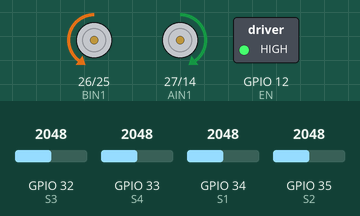
Recording of a sketch running on a simulated ESP32. Parts: motor-driver pin pairs drawn as motors (green arrow = first pin HIGH = forward, orange = second pin HIGH = backward, longer = more drive), switched loads named in the sketch (green lamp = pin HIGH). Inputs (shaded band) come from the test bench; at power-on: GPIO 32 (S3) = 2048, GPIO 34 (S1) = 2048, GPIO 33 (S4) = 2048, GPIO 35 (S2) = 2048 (analog values on the 0–4095 scale). What the sketch prints to the serial monitor is not drawn.

Above: at 3.2 s.
3.3 s: GPIO 32 (S3) set to 2089
At 3.7 s:
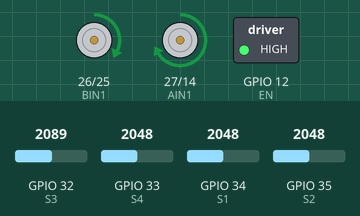
4.8 s: GPIO 34 (S1) set to 2866
At 7.5 s:
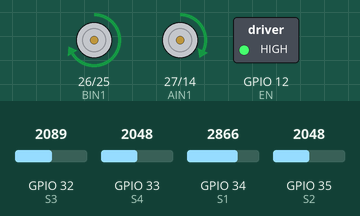
7.8 s: GPIO 32 (S3) set to 1228
At 8.6 s:
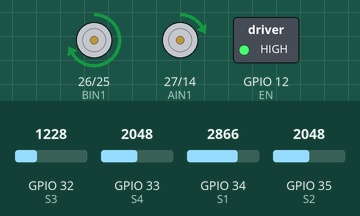
9.3 s: GPIO 33 (S4) set to 2866
At 9.7 s:
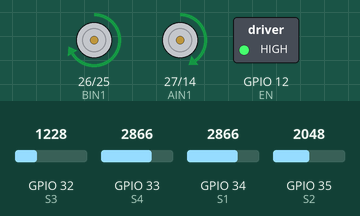
10.8 s: GPIO 34 (S1) set to 1228
At 12.0 s:
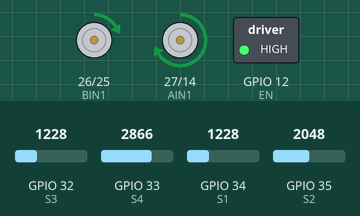
12.9 s: GPIO 35 (S2) set to 2866
At 13.8 s:
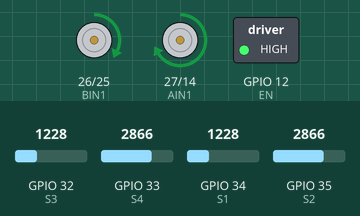
Timing chart, 0 to 15.4 s (numbered marks = the images above; inputs shaded):
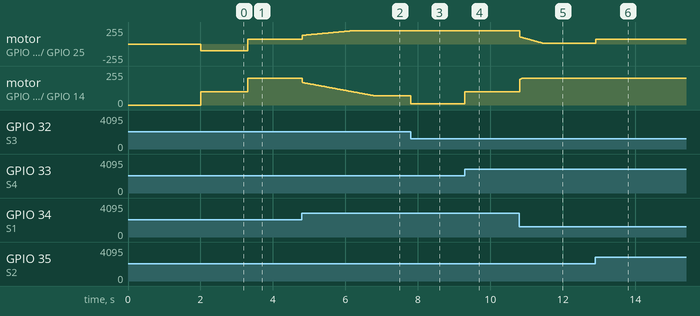

Measured:
- the behaviour switches between 2055 and 2056 on GPIO 32 (S3) (found by bisection; images 0 and 1)
- after the input at 3.3 s, motor on GPIO 26 (BIN1) / GPIO 25 (BIN2): backward 100/255 → forward 70/255 at once; motor on GPIO 27 (AIN1) / GPIO 14 (AIN2): forward 100/255 → forward 200/255 at once
- after the input at 4.8 s, motor on GPIO 26 (BIN1) / GPIO 25 (BIN2): moves from forward 70/255 to forward 200/255 over 1.4 s, starting at once; motor on GPIO 27 (AIN1) / GPIO 14 (AIN2): moves from forward 200/255 to forward 70/255 over 2.0 s, starting at once
- after the input at 7.8 s, motor on GPIO 27 (AIN1) / GPIO 14 (AIN2): forward 70/255 → forward 10/255 at once
- after the input at 9.3 s, motor on GPIO 27 (AIN1) / GPIO 14 (AIN2): forward 10/255 → forward 100/255 at once
- after the input at 10.8 s, motor on GPIO 26 (BIN1) / GPIO 25 (BIN2): moves from forward 200/255 to forward 10/255 over 0.65 s, starting at once; motor on GPIO 27 (AIN1) / GPIO 14 (AIN2): forward 100/255 → forward 200/255 at once
- after the input at 12.9 s, motor on GPIO 26 (BIN1) / GPIO 25 (BIN2): forward 10/255 → forward 70/255 at once

The sketch:

pid_car_track_line.ino
```cpp
#include <Arduino.h>
#include <WiFi.h>
#include "Communication_order.h"

LanCommand net;

// ---------------- WiFi ----------------
const char* ssid     = "MinMin2017";
const char* password = "minmin2017i";
const bool wifi_enable = false;

// ================== DRV8833 PIN MAP ==================
static const int AIN1 = 27;
static const int AIN2 = 14;
static const int EN   = 12;   // HIGH always
static const int BIN1 = 26;
static const int BIN2 = 25;

// ================== IR SENSOR PINS (4 inputs) ==================
static const int S1 = 34; // leftmost
static const int S2 = 35;
static const int S3 = 32;
static const int S4 = 33; // rightmost

// ================== PID GAINS ==================
float Kp = 30.0f;
float Ki = 50.0f;
float Kd = 0.0f;

// ================== SPEED SETTINGS ==================
int baseSpeed = 150;     // 0..255
int maxSpeed  = 200;     // clamp 0..255

// ================== SENSOR AUTO-CAL ==================
int sMin[4] = {4095,4095,4095,4095};
int sMax[4] = {0,0,0,0};

// ================== PID STATE ==================
float integral  = 0.0f;
float prevError = 0.0f;
unsigned long prevMs = 0;

// ================== STATE MACHINE ==================
enum RunState { FOLLOW, UTURN, STRAIGHT_BEFORE_RTURN, RTURN };
RunState runState = FOLLOW;

unsigned long actionStartMs = 0;

const int TURN_PWM = 100;

// “เจอแยก (4 ตัวสูง) -> ตรงไปต่ออีกกี่ ms -> ค่อยเลี้ยวขวา”
const unsigned long STRAIGHT_MS = 250;  // ปรับเป็น 400, 600, 800 ได้

// กันสัญญาณแกว่ง (เข้าโหมดพิเศษ)
int confirmLow = 0, confirmHigh = 0;
const int CONFIRM_N = 2;

// หยุดเลี้ยวด้วย “2 เส้นกลาง” (n2,n3) ตามสนามคุณ
bool turnArmed = false;         // ต้องหลุด centerHigh ก่อน ถึงจะเริ่มนับหยุด
int  confirmStop = 0;           // นับยืนยันตอน centerHigh เพื่อหยุด
const int STOP_CONFIRM_N = 2;

// ---------- utility ----------
static inline int clampi(int v, int lo, int hi){
  if(v < lo) return lo;
  if(v > hi) return hi;
  return v;
}

// ================== MOTOR CONTROL ==================
void motorA(int speed){
  speed = clampi(speed, -255, 255);
  if(speed >= 0){
    analogWrite(AIN1, speed);
    analogWrite(AIN2, 0);
  } else {
    analogWrite(AIN1, 0);
    analogWrite(AIN2, -speed);
  }
}

void motorB(int speed){
  speed = clampi(speed, -255, 255);
  if(speed >= 0){
    analogWrite(BIN1, speed);
    analogWrite(BIN2, 0);
  } else {
    analogWrite(BIN1, 0);
    analogWrite(BIN2, -speed);
  }
}

// ================== SENSOR READ + NORMALIZE 0..1000 ==================
int readNorm(int pin, int idx){
  int raw = analogRead(pin); // 0..4095

  if(raw < sMin[idx]) sMin[idx] = raw;
  if(raw > sMax[idx]) sMax[idx] = raw;

  int den = (sMax[idx] - sMin[idx]);
  if(den < 10) den = 10;

  int norm = (raw - sMin[idx]) * 1000 / den;
  norm = clampi(norm, 0, 1000);
  return norm;
}

// ================== LINE POSITION ERROR (weighted) ==================
float computeError(int n1, int n2, int n3, int n4){
  const float w1 = -3, w2 = -1, w3 = 1, w4 = 3;

  float sum = (float)n1 + n2 + n3 + n4;
  if(sum < 1) sum = 1;

  float pos = (w1*n1 + w2*n2 + w3*n3 + w4*n4) / sum; // approx -3..+3
  return pos;
}
void resetTurnStop(){
  turnArmed         = 0;

}
// ================== CALIBRATE ==================
void calibrate(unsigned long ms = 2000){
  unsigned long t0 = millis();
  while(millis() - t0 < ms){
    (void)readNorm(S1, 0);
    (void)readNorm(S2, 1);
    (void)readNorm(S3, 2);
    (void)readNorm(S4, 3);
    delay(5);
  }
}

static inline void sendToClient(const char* msg){
  if (wifi_enable && net.hasClient()){
    net.clientRef().println(msg);
  }
}

// ================== SETUP ==================
void setup(){
  Serial.begin(115200);

  if (wifi_enable) {
    bool ok = net.begin(ssid, password);
    if (!ok) {
      Serial.println("WiFi failed (net.begin timeout)");
      while (1) { delay(1000); }
    }
    Serial.print("WiFi connected, IP = ");
    Serial.println(WiFi.localIP());
  }

  pinMode(EN, OUTPUT);
  digitalWrite(EN, HIGH);

  pinMode(AIN1, OUTPUT);
  pinMode(AIN2, OUTPUT);
  pinMode(BIN1, OUTPUT);
  pinMode(BIN2, OUTPUT);

  pinMode(S1, INPUT);
  pinMode(S2, INPUT);
  pinMode(S3, INPUT);
  pinMode(S4, INPUT);

  analogReadResolution(12);
  analogSetAttenuation(ADC_11db);

  motorA(0);
  motorB(0);

  Serial.println("Calibrating IR... (move over line and floor)");
  calibrate(2000);
  Serial.println("Calibration done.");
  motorA(baseSpeed);
  motorB(baseSpeed);

  prevMs = millis();
}

// ================== LOOP ==================
int first_time = 0;
void loop(){
  if (wifi_enable) net.update();
  if (first_time==0){
    sendToClient("F");
    first_time = 1;
  }

  int n1 = readNorm(S1, 0);
  int n2 = readNorm(S2, 1);
  int n3 = readNorm(S3, 2);
  int n4 = readNorm(S4, 3);

  // ใช้ detect “ทางตัน/หลุดเส้น” (คงเดิม)
  bool allLow  = (n1>=0   && n1<=300) &&
                 (n2>=0   && n2<=300) &&
                 (n3>=0   && n3<=300) &&
                 (n4>=0   && n4<=300);

  // ใช้ detect “แยก/จุดสั่งเลี้ยวขวา” (คงเดิม: 4 ตัวสูง)
  bool allHigh = (n1>=800 && n1<=1000) &&
                 (n2>=800 && n2<=1000) &&
                 (n3>=800 && n3<=1000) &&
                 (n4>=800 && n4<=1000);

  // เกณฑ์ “เจอเส้นตอนกำลังเลี้ยว” ตามที่คุณต้องการ: ใช้แค่กลาง 2 ตัว
  bool centerHigh = (n2 >= 800 || n3 >= 800);

  unsigned long now = millis();

  // ================== NON-BLOCKING STATE MACHINE ==================
  switch(runState){

    case FOLLOW: {
      Serial.println("Foolw");
      confirmLow  = allLow  ? (confirmLow  + 1) : 0;
      confirmHigh = allHigh ? (confirmHigh + 1) : 0;

      // เจอ allHigh ต่อเนื่อง -> ตรงไปก่อน STRAIGHT_MS แล้วค่อย RTURN
      if(confirmHigh >= 1){
        resetTurnStop();
        runState = STRAIGHT_BEFORE_RTURN;
        confirmLow = confirmHigh = 0;

        actionStartMs = now;

        motorA(baseSpeed);
        motorB(baseSpeed);

        sendToClient("S"); // Straight before right turn
        return;
      }

      // เจอ allLow ต่อเนื่อง -> UTURN (หมุนจน centerHigh กลับมา)
      if(confirmLow >= CONFIRM_N){
        runState = UTURN;
          // ← reset ตรงนี้
        confirmLow = confirmHigh = 0;

        turnArmed = false;
        confirmStop = 0;

        motorA( TURN_PWM);
        motorB(-TURN_PWM);
        sendToClient("U");
        return;
      }


      break; // ไป PID
    }

    case STRAIGHT_BEFORE_RTURN: {
      Serial.println("state before run");
      // ตรงไปต่อก่อนเลี้ยวขวา
      motorA(baseSpeed);
      motorB(baseSpeed);
      if(now - actionStartMs >= STRAIGHT_MS){
        runState = RTURN;
       // ← reset ตรงนี้
        turnArmed = false;
        confirmStop = 0;
        actionStartMs = now;
        motorA(TURN_PWM);
        motorB(0);
        sendToClient("R");
      }
      return;
    }

    case UTURN: {
      if(now - actionStartMs >= STRAIGHT_MS){

      }
      Serial.println("u");
      motorA( TURN_PWM);
      motorB(-TURN_PWM);

      // ต้องหลุด centerHigh ก่อน (กันเข้าแล้วหยุดทันที)
      if(!centerHigh) turnArmed = true;

      if(turnArmed && centerHigh){
        confirmStop++;
      } else {
        confirmStop = 0;
      }

      if(confirmStop >= STOP_CONFIRM_N){
        motorA(0);
        motorB(0);
        runState = FOLLOW;
        sendToClient("F");
      }
      return;
    }

    case RTURN: {
      if(now - actionStartMs <= 500){
        Serial.println(now - actionStartMs);
        return;
      }
      Serial.println(confirmStop);
      motorA( TURN_PWM);
      motorB(0);

      if(!centerHigh) turnArmed = true;

      if(turnArmed && centerHigh){
        confirmStop++;
      } else {
        confirmStop = 0;
      }

      if(confirmStop >= 1){
        motorA(baseSpeed);
        motorB(baseSpeed);
        runState = FOLLOW;
        sendToClient("F");
      }
      return;
    }

  }


  // ================== PID FOLLOW ==================
  float error = computeError(n1, n2, n3, n4);

  float dt = (now - prevMs) / 1000.0f;
  if(dt <= 0) dt = 0.001f;
  prevMs = now;

  integral += error * dt;
  integral = constrain(integral, -1.0f, 1.0f);

  float derivative = (error - prevError) / dt;
  prevError = error;

  float corr = Kp*error + Ki*integral + Kd*derivative;

  int left  = (int)(baseSpeed + corr);
  int right = (int)(baseSpeed - corr);

  left  = clampi(left,  0, maxSpeed);
  right = clampi(right, 0, maxSpeed);

  motorA(left);
  motorB(right);

  // debug
  Serial.print("N:");
  Serial.print(n1); Serial.print(",");
  Serial.print(n2); Serial.print(",");
  Serial.print(n3); Serial.print(",");
  Serial.print(n4);
  Serial.print("  allLow="); Serial.print(allLow);
  Serial.print("  allHigh="); Serial.print(allHigh);
  Serial.print("  centerHigh="); Serial.print(centerHigh);
  Serial.print("  state="); Serial.print((int)runState);
  Serial.print("  armed="); Serial.print(turnArmed);


  Serial.print("  e="); Serial.print(error, 3);
  Serial.print("  corr="); Serial.print(corr, 2);
  Serial.print("  L="); Serial.print(left);
  Serial.print("  R="); Serial.println(right);
}
```

Communication_order.h
```cpp
#ifndef LAN_COMMAND_3333_H
#define LAN_COMMAND_3333_H

#include <Arduino.h>
#include <WiFi.h>

class LanCommand {
public:
  using Callback  = void (*)();

  // Hook สำหรับให้ class อื่น “จับคำสั่งบางชนิด” เช่น MON ...
  // คืนค่า true = จัดการแล้ว / false = ให้ LanCommand จัดการต่อ
  using LineHook = bool (*)(WiFiClient& client, const String& line);

  LanCommand() : server(3333) {}

  bool begin(const char* ssid, const char* pass) {
    WiFi.mode(WIFI_STA);
    WiFi.begin(ssid, pass);

    unsigned long t0 = millis();
    while (WiFi.status() != WL_CONNECTED) {
      delay(200);
      if (millis() - t0 > 15000) return false;
    }

    server.begin();
    server.setNoDelay(true);
    return true;
  }

  void onA(Callback cb) { cbA = cb; }
  void onB(Callback cb) { cbB = cb; }
  void onC(Callback cb) { cbC = cb; }
  void onReset(Callback cb) { cbReset = cb; }

  // ===== เพิ่ม: ตั้ง hook =====
  void setLineHook(LineHook hook) { lineHook = hook; }

  // ===== เพิ่ม: เช็ค/ดึง client ไปใช้ข้างนอก =====
  bool hasClient()  { return client && client.connected(); }

  WiFiClient& clientRef() { return client; }  // ใช้คู่กับ hasClient()

  void update() {
    // accept client
    if (!client || !client.connected()) {
      if (client) client.stop();
      client = server.available();
      if (client) {
        client.setNoDelay(true);
        send("CONNECTED\n");
      }
    }

    if (!client || !client.connected()) return;

    while (client.available()) {
      char c = client.read();
      if (c == '\r') continue;

      if (c == '\n') {
        buffer.trim();
        handle(buffer);
        buffer = "";
      } else {
        if (buffer.length() < 100) buffer += c;
      }
    }
  }

  void send(const String& msg) {
    if (client && client.connected()) client.print(msg);
  }

private:
  WiFiServer server;
  WiFiClient client;
  String buffer;

  Callback cbA = nullptr;
  Callback cbB = nullptr;
  Callback cbC = nullptr;
  Callback cbReset = nullptr;

  // ===== เพิ่ม: hook pointer =====
  LineHook lineHook = nullptr;

  void handle(String cmd) {
    cmd.trim();
    if (cmd.length() == 0) return;

    // ===== เพิ่ม: ให้ hook จับก่อน (เช่น MON ...) =====
    // หมายเหตุ: ส่ง cmd ตัวเดิม (ยังไม่ toLowerCase) เพื่อให้ hook เลือก parse เองได้
    if (lineHook) {
      if (lineHook(client, cmd)) {
        return; // ถูกจัดการแล้ว
      }
    }

    // คำสั่งเดิมของคุณ
    cmd.toLowerCase();

    if (cmd == "reset") {
      if (cbReset) cbReset();
      send("OK reset\n");
      return;
    }

    if (cmd == "a") {
      if (cbA) cbA();
      send("OK A\n");
      return;
    }

    if (cmd == "b") {
      if (cbB) cbB();
      send("OK B\n");
      return;
    }

    if (cmd == "c") {
      if (cbC) cbC();
      send("OK C\n");
      return;
    }

    send("ERR\n");
  }
};

#endif
```
